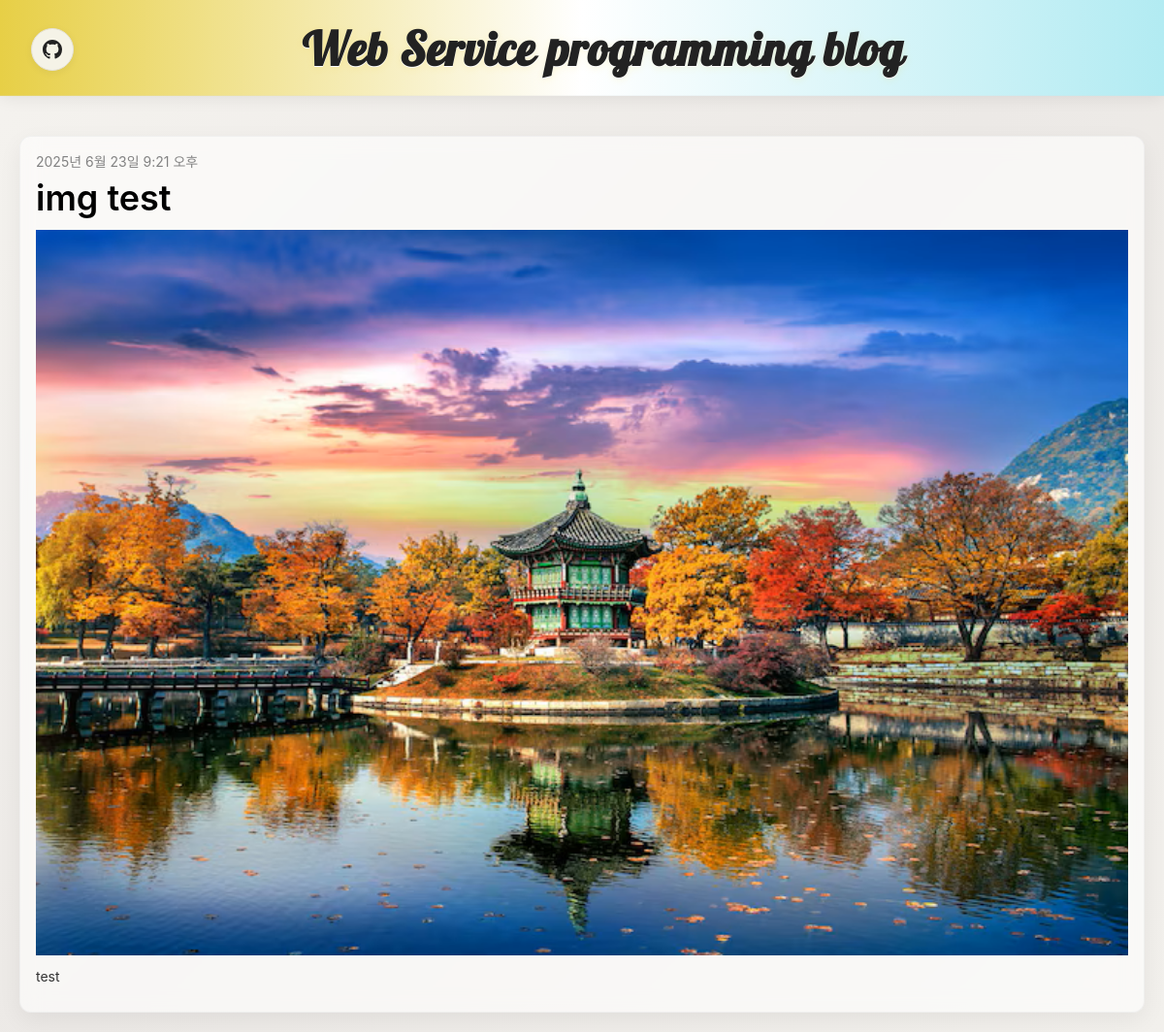
/post/1/, run on an earlier commit of the app's database.
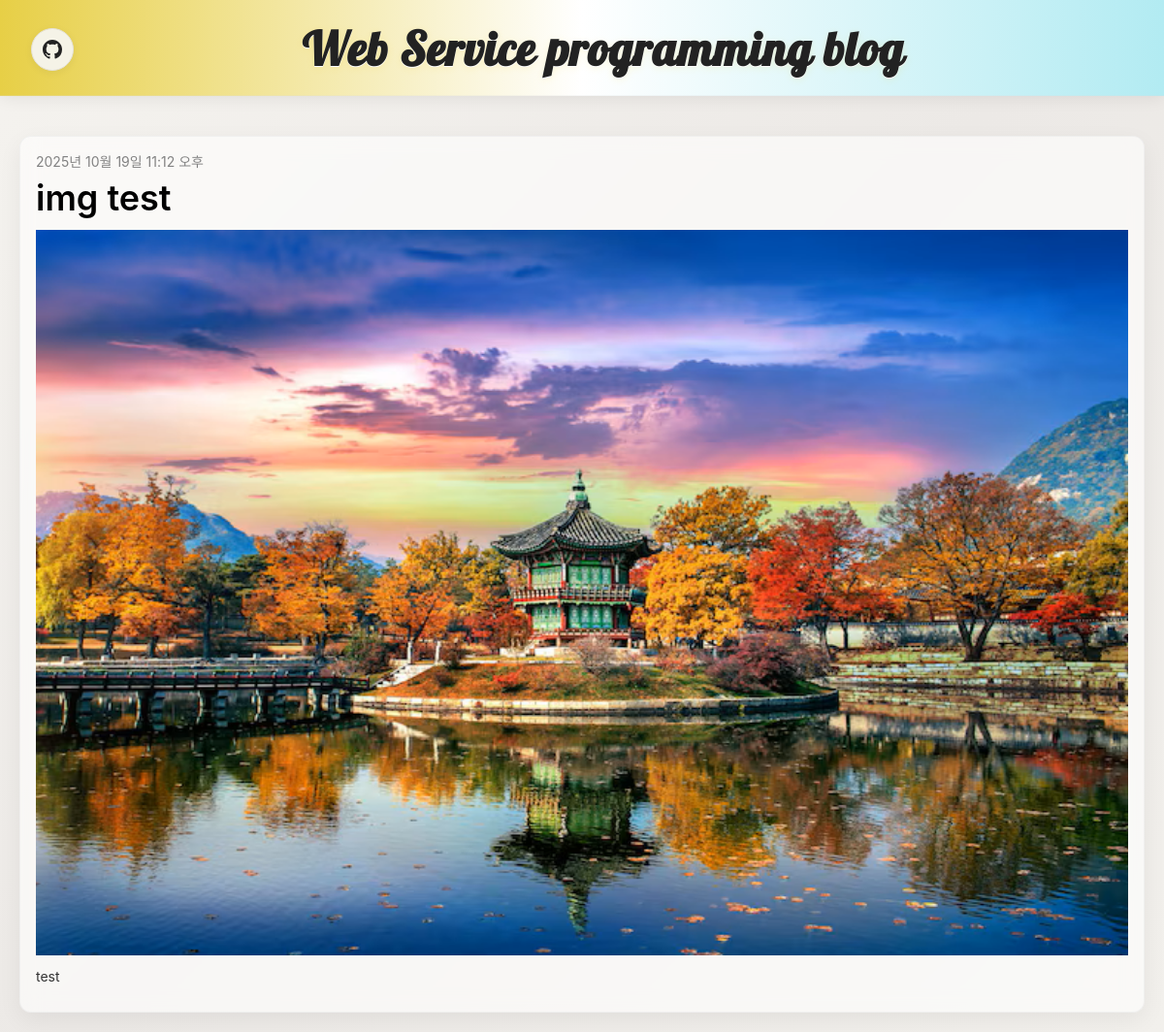
And on a later commit of the database.
### blog/models.py (models this page shows, shortened)
class Post(models.Model):
    author = models.ForeignKey(settings.AUTH_USER_MODEL, on_delete=models.CASCADE, default=1)
    title = models.CharField(max_length=200)
    text = models.TextField()
    created_date = models.DateTimeField(default=timezone.now)
    published_date = models.DateTimeField(blank=True, null=True)
    image = models.ImageField(upload_to='intruder_image/%Y/%m/%d/', default='intruder_image/default_error.png')

### blog/views.py (the view)
# urls.py: path('post/<int:pk>/', views.post_detail, name='post_detail'),
def post_detail(request, pk):
    post = get_object_or_404(Post, pk=pk)
    return render(request, 'blog/post_detail.html', {'post': post})

### blog/templates/blog/post_detail.html (shortened to what this page needs)
{% extends 'blog/base.html' %}
{% block content %}
<div class="detail-container">
    <div class="post">
    {% if post.published_date %}
    <div class="date">
        {{ post.published_date }}
    </div>
    {% endif %}
    <h1>{{ post.title }}</h1>
    {% if post.image and post.image.name and post.image.name != 'intruder_image/default_error.png' %}
    <img src="{{ post.image.url }}" alt="{{ post.title }}" class="post-image" onerror="this.remove();">
    {% endif %}
    <p>{{ post.text|linebreaksbr }}</p>
    </div>
</div>
{% endblock %}

What changed in the data, as far as the page shows it:
changed Post "img test": published_date "2025년 6월 23일 9:21 오후" → "2025년 10월 19일 11:12 오후"
